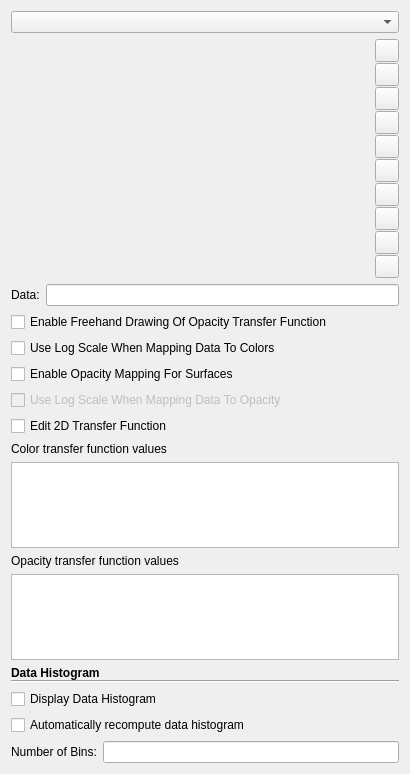
<?xml version="1.0" encoding="UTF-8"?>
<ui version="4.0">
 <class>ColorOpacityEditorWidget</class>
 <widget class="QWidget" name="ColorOpacityEditorWidget">
  <property name="geometry">
   <rect>
    <x>0</x>
    <y>0</y>
    <width>410</width>
    <height>774</height>
   </rect>
  </property>
  <property name="minimumSize">
   <size>
    <width>0</width>
    <height>80</height>
   </size>
  </property>
  <property name="windowTitle">
   <string>Form</string>
  </property>
  <layout class="QVBoxLayout" name="mainLayout">
   <property name="spacing">
    <number>6</number>
   </property>
   <item>
    <widget class="QComboBox" name="DefaultPresetsComboBox">
     <property name="toolTip">
      <string>Select a color map from default presets</string>
     </property>
    </widget>
   </item>
   <item>
    <layout class="QHBoxLayout" name="horizontalLayout_2" stretch="1,0">
     <property name="spacing">
      <number>0</number>
     </property>
     <item>
      <layout class="QVBoxLayout" name="verticalLayout" stretch="1,0,1">
       <property name="spacing">
        <number>0</number>
       </property>
       <property name="sizeConstraint">
        <enum>QLayout::SetMinimumSize</enum>
       </property>
       <item>
        <widget class="pqTransferFunctionWidget" name="OpacityEditor" native="true">
         <property name="minimumSize">
          <size>
           <width>0</width>
           <height>80</height>
          </size>
         </property>
        </widget>
       </item>
       <item>
        <widget class="pqTransferFunctionWidget" name="ColorEditor" native="true">
         <property name="sizePolicy">
          <sizepolicy hsizetype="Preferred" vsizetype="Fixed">
           <horstretch>0</horstretch>
           <verstretch>0</verstretch>
          </sizepolicy>
         </property>
         <property name="minimumSize">
          <size>
           <width>40</width>
           <height>40</height>
          </size>
         </property>
         <property name="maximumSize">
          <size>
           <width>16777215</width>
           <height>40</height>
          </size>
         </property>
         <property name="toolTip">
          <string>Select control point and press "Enter" or "Return" to change colors</string>
         </property>
        </widget>
       </item>
       <item>
        <widget class="pqTransferFunction2DWidget" name="Transfer2DEditor" native="true">
         <property name="minimumSize">
          <size>
           <width>100</width>
           <height>100</height>
          </size>
         </property>
         <property name="visible">
          <bool>false</bool>
         </property>
         <property name="styleSheet">
          <string notr="true">gridline-color: rgb(46, 95, 255);
background-image: url(:/pqWidgets/Icons/pqEdgeCenterData.svg);</string>
         </property>
        </widget>
       </item>
      </layout>
     </item>
     <item>
      <layout class="QVBoxLayout" name="verticalLayout_2">
       <property name="spacing">
        <number>1</number>
       </property>
       <item>
        <widget class="QToolButton" name="ResetRangeToData">
         <property name="toolTip">
          <string>Rescale to data range</string>
         </property>
         <property name="text">
          <string/>
         </property>
         <property name="icon">
          <iconset resource="../../../Components/Resources/pqComponents.qrc">
           <normaloff>:/pqWidgets/Icons/pqResetRange.svg</normaloff>:/pqWidgets/Icons/pqResetRange.svg</iconset>
         </property>
        </widget>
       </item>
       <item>
        <widget class="QToolButton" name="ResetRangeToCustom">
         <property name="toolTip">
          <string>Rescale to custom range</string>
         </property>
         <property name="text">
          <string/>
         </property>
         <property name="icon">
          <iconset resource="../../../Components/Resources/pqComponents.qrc">
           <normaloff>:/pqWidgets/Icons/pqResetRangeCustom.svg</normaloff>:/pqWidgets/Icons/pqResetRangeCustom.svg</iconset>
         </property>
        </widget>
       </item>
       <item>
        <widget class="QToolButton" name="ResetRangeToDataOverTime">
         <property name="toolTip">
          <string>Rescale to data range over all timesteps</string>
         </property>
         <property name="text">
          <string/>
         </property>
         <property name="icon">
          <iconset resource="../../../Components/Resources/pqComponents.qrc">
           <normaloff>:/pqWidgets/Icons/pqResetRangeTemporal.svg</normaloff>:/pqWidgets/Icons/pqResetRangeTemporal.svg</iconset>
         </property>
        </widget>
       </item>
       <item>
        <widget class="QToolButton" name="ResetRangeToVisibleData">
         <property name="toolTip">
          <string>Rescale to visible range</string>
         </property>
         <property name="text">
          <string/>
         </property>
         <property name="icon">
          <iconset resource="../../../Components/Resources/pqComponents.qrc">
           <normaloff>:/pqWidgets/Icons/pqResetToVisibleRange.svg</normaloff>:/pqWidgets/Icons/pqResetToVisibleRange.svg</iconset>
         </property>
        </widget>
       </item>
       <item>
        <widget class="QToolButton" name="InvertTransferFunctions">
         <property name="toolTip">
          <string>Invert the transfer functions</string>
         </property>
         <property name="text">
          <string/>
         </property>
         <property name="icon">
          <iconset resource="../../../Components/Resources/pqComponents.qrc">
           <normaloff>:/pqWidgets/Icons/pqInvert.svg</normaloff>:/pqWidgets/Icons/pqInvert.svg</iconset>
         </property>
        </widget>
       </item>
       <item>
        <spacer name="verticalSpacer">
         <property name="orientation">
          <enum>Qt::Vertical</enum>
         </property>
         <property name="sizeHint" stdset="0">
          <size>
           <width>0</width>
           <height>1</height>
          </size>
         </property>
        </spacer>
       </item>
       <item>
        <widget class="QToolButton" name="ChoosePreset">
         <property name="toolTip">
          <string>Choose preset</string>
         </property>
         <property name="text">
          <string/>
         </property>
         <property name="icon">
          <iconset resource="../../../Components/Resources/pqComponents.qrc">
           <normaloff>:/pqWidgets/Icons/pqFavorites.svg</normaloff>:/pqWidgets/Icons/pqFavorites.svg</iconset>
         </property>
        </widget>
       </item>
       <item>
        <widget class="QToolButton" name="SaveAsPreset">
         <property name="toolTip">
          <string>Save to preset</string>
         </property>
         <property name="text">
          <string/>
         </property>
         <property name="icon">
          <iconset resource="../../../Components/Resources/pqComponents.qrc">
           <normaloff>:/pqWidgets/Icons/pqSave.svg</normaloff>:/pqWidgets/Icons/pqSave.svg</iconset>
         </property>
        </widget>
       </item>
       <item>
        <widget class="QToolButton" name="ChooseBoxColor">
         <property name="toolTip">
          <string>Choose box color and alpha</string>
         </property>
         <property name="text">
          <string/>
         </property>
         <property name="icon">
          <iconset resource="../../../Components/Resources/pqComponents.qrc">
           <normaloff>:/pqWidgets/Icons/pqBoxColorAlpha.svg</normaloff>:/pqWidgets/Icons/pqBoxColorAlpha.svg</iconset>
         </property>
        </widget>
       </item>
       <item>
        <widget class="pqHighlightableToolButton" name="ComputeDataHistogram">
         <property name="toolTip">
          <string>Compute data histogram</string>
         </property>
         <property name="text">
          <string/>
         </property>
         <property name="icon">
          <iconset resource="../../../Components/Resources/pqComponents.qrc">
           <normaloff>:/pqWidgets/Icons/pqHistogramReload24.png</normaloff>:/pqWidgets/Icons/pqHistogramReload24.png</iconset>
         </property>
        </widget>
       </item>
       <item>
        <widget class="QToolButton" name="AdvancedButton">
         <property name="toolTip">
          <string>Manually edit transfer functions</string>
         </property>
         <property name="text">
          <string/>
         </property>
         <property name="icon">
          <iconset resource="../../../Components/Resources/pqComponents.qrc">
           <normaloff>:/pqWidgets/Icons/pqAdvanced.svg</normaloff>:/pqWidgets/Icons/pqAdvanced.svg</iconset>
         </property>
         <property name="checkable">
          <bool>true</bool>
         </property>
        </widget>
       </item>
      </layout>
     </item>
    </layout>
   </item>
   <item>
    <layout class="QHBoxLayout" name="horizontalLayout" stretch="0,1">
     <item>
      <widget class="QLabel" name="label">
       <property name="text">
        <string>Data:</string>
       </property>
      </widget>
     </item>
     <item>
      <widget class="pqDoubleLineEdit" name="CurrentDataValue">
       <property name="sizePolicy">
        <sizepolicy hsizetype="MinimumExpanding" vsizetype="Fixed">
         <horstretch>0</horstretch>
         <verstretch>0</verstretch>
        </sizepolicy>
       </property>
       <property name="toolTip">
        <string>Set the data value for the selected control point</string>
       </property>
      </widget>
     </item>
    </layout>
   </item>
   <item>
    <widget class="QCheckBox" name="UseOpacityControlPointsFreehandDrawing">
     <property name="toolTip">
      <string>&lt;html&gt;&lt;head/&gt;&lt;body&gt;&lt;p&gt;When checked, the control point of the opacity transfer fonction can be &quot;drawn&quot; instead of being placed one by one.&lt;/p&gt;&lt;/body&gt;&lt;/html&gt;</string>
     </property>
     <property name="text">
      <string>Enable Freehand Drawing Of Opacity Transfer Function</string>
     </property>
    </widget>
   </item>
   <item>
    <widget class="QCheckBox" name="UseLogScale">
     <property name="toolTip">
      <string>&lt;html&gt;&lt;head/&gt;&lt;body&gt;&lt;p&gt;When checked, the mapping from data to colors is done using a log-scale. Note that this does not affect the mapping of data to opacity.&lt;/p&gt;&lt;/body&gt;&lt;/html&gt;</string>
     </property>
     <property name="text">
      <string>Use Log Scale When Mapping Data To Colors</string>
     </property>
    </widget>
   </item>
   <item>
    <widget class="QCheckBox" name="EnableOpacityMapping">
     <property name="text">
      <string>Enable Opacity Mapping For Surfaces</string>
     </property>
    </widget>
   </item>
   <item>
    <widget class="QCheckBox" name="UseLogScaleOpacity">
     <property name="enabled">
      <bool>false</bool>
     </property>
     <property name="text">
      <string>Use Log Scale When Mapping Data To Opacity</string>
     </property>
    </widget>
   </item>
   <item>
    <widget class="QCheckBox" name="Use2DTransferFunction">
     <property name="text">
      <string>Edit 2D Transfer Function</string>
     </property>
    </widget>
   </item>
   <item>
    <widget class="QLabel" name="ColorLabel">
     <property name="sizePolicy">
      <sizepolicy hsizetype="Preferred" vsizetype="Preferred">
       <horstretch>0</horstretch>
       <verstretch>0</verstretch>
      </sizepolicy>
     </property>
     <property name="text">
      <string>Color transfer function values</string>
     </property>
    </widget>
   </item>
   <item>
    <widget class="pqExpandableTableView" name="ColorTable">
     <property name="editTriggers">
      <set>QAbstractItemView::DoubleClicked</set>
     </property>
     <property name="alternatingRowColors">
      <bool>true</bool>
     </property>
     <property name="selectionBehavior">
      <enum>QAbstractItemView::SelectRows</enum>
     </property>
     <property name="maximumRowCountBeforeScrolling" stdset="0">
      <number>10</number>
     </property>
    </widget>
   </item>
   <item>
    <widget class="QLabel" name="OpacityLabel">
     <property name="text">
      <string>Opacity transfer function values</string>
     </property>
    </widget>
   </item>
   <item>
    <widget class="pqExpandableTableView" name="OpacityTable">
     <property name="editTriggers">
      <set>QAbstractItemView::DoubleClicked</set>
     </property>
     <property name="alternatingRowColors">
      <bool>true</bool>
     </property>
     <property name="selectionBehavior">
      <enum>QAbstractItemView::SelectRows</enum>
     </property>
     <property name="maximumRowCountBeforeScrolling" stdset="0">
      <number>10</number>
     </property>
    </widget>
   </item>
   <item>
    <layout class="QVBoxLayout" name="verticalLayout_3">
     <property name="spacing">
      <number>0</number>
     </property>
     <item>
      <widget class="QLabel" name="label_2">
       <property name="text">
        <string>&lt;html&gt;&lt;b&gt;Data Histogram&lt;/b&gt;&lt;/html&gt;</string>
       </property>
       <property name="alignment">
        <set>Qt::AlignBottom|Qt::AlignLeading|Qt::AlignLeft</set>
       </property>
       <property name="wordWrap">
        <bool>true</bool>
       </property>
      </widget>
     </item>
     <item>
      <widget class="Line" name="line">
       <property name="orientation">
        <enum>Qt::Horizontal</enum>
       </property>
      </widget>
     </item>
    </layout>
   </item>
   <item>
    <widget class="QCheckBox" name="ShowDataHistogram">
     <property name="toolTip">
      <string>&lt;html&gt;&lt;head/&gt;&lt;body&gt;&lt;p&gt;When checked, a data histogram will be shown below the opacity function. Please update it by clicking on its dedicated button when needed.&lt;/p&gt;&lt;/body&gt;&lt;/html&gt;</string>
     </property>
     <property name="text">
      <string>Display Data Histogram</string>
     </property>
    </widget>
   </item>
   <item>
    <widget class="QCheckBox" name="AutomaticDataHistogramComputation">
     <property name="toolTip">
      <string>&lt;html&gt;&lt;head/&gt;&lt;body&gt;&lt;p&gt;When checked, the data histogram will be automatically recomputed when needed instead of needing to click on the compute data histogram button.&lt;/p&gt;&lt;/body&gt;&lt;/html&gt;</string>
     </property>
     <property name="text">
      <string>Automatically recompute data histogram</string>
     </property>
    </widget>
   </item>
   <item>
    <layout class="QHBoxLayout" name="horizontalLayout1" stretch="0,1">
     <item>
      <widget class="QLabel" name="label1">
       <property name="text">
        <string>Number of Bins:</string>
       </property>
      </widget>
     </item>
     <item>
      <widget class="pqIntRangeWidget" name="DataHistogramNumberOfBins">
       <property name="sizePolicy">
        <sizepolicy hsizetype="MinimumExpanding" vsizetype="Fixed">
         <horstretch>0</horstretch>
         <verstretch>0</verstretch>
        </sizepolicy>
       </property>
       <property name="minimum" stdset="0">
        <number>1</number>
       </property>
       <property name="maximum" stdset="0">
        <number>256</number>
       </property>
      </widget>
     </item>
    </layout>
   </item>
  </layout>
 </widget>
 <customwidgets>
  <customwidget>
   <class>pqExpandableTableView</class>
   <extends>QTableView</extends>
   <header>pqExpandableTableView.h</header>
  </customwidget>
  <customwidget>
   <class>pqTransferFunctionWidget</class>
   <extends>QWidget</extends>
   <header>pqTransferFunctionWidget.h</header>
   <container>1</container>
  </customwidget>
  <customwidget>
   <class>pqDoubleLineEdit</class>
   <extends>QLineEdit</extends>
   <header>pqDoubleLineEdit.h</header>
  </customwidget>
  <customwidget>
   <class>pqIntRangeWidget</class>
   <extends>QLineEdit</extends>
   <header>pqIntRangeWidget.h</header>
  </customwidget>
  <customwidget>
   <class>pqHighlightableToolButton</class>
   <extends>QToolButton</extends>
   <header>pqHighlightableToolButton.h</header>
  </customwidget>
  <customwidget>
   <class>pqTransferFunction2DWidget</class>
   <extends>QWidget</extends>
   <header>pqTransferFunction2DWidget.h</header>
   <container>1</container>
  </customwidget>
 </customwidgets>
 <resources>
  <include location="../../../Components/Resources/pqComponents.qrc"/>
 </resources>
 <connections/>
</ui>
